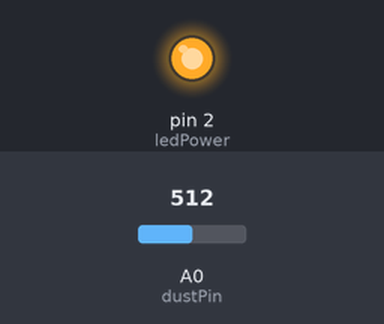
A sketch run on a simulated Arduino Uno, built with avr-gcc and run on an emulated ATmega328P. Parts: output pins drawn as LEDs (lit = HIGH). The test bench sets the inputs (shaded band); at power-on: A0 (dustPin) = 512. What the sketch prints to the serial monitor is not drawn.

Above: at 0.1 s.
Timing chart, 0 to 1.6 s (numbered marks = the images above):
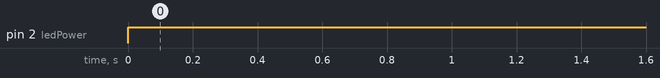

The sketch:

pm25_1.ino
```cpp
/*
 *  3000 + = 很差
    1050-3000 = 差
    300-1050 = 一般
    150-300 = 好
    75-150 = 很好
    0-75 = 非常好
 */
 float pm25=0;
int dustPin = 0;
float dustVal = 0;
int ledPower = 2;
int delayTime = 280;
int delayTime2 = 40;
float offTime = 9680;
void setup() {
  Serial.begin(9600);
  pinMode(ledPower, OUTPUT);
  pinMode(dustPin, INPUT);
}

void loop() {
  // ledPower is any digital pin on the arduino connected to Pin 3 on the sensor
  digitalWrite(ledPower, LOW);
  delayMicroseconds(delayTime);
  dustVal = analogRead(dustPin);
  delayMicroseconds(delayTime2);
  digitalWrite(ledPower, HIGH);
  delayMicroseconds(offTime);

  delay(1000);
  if (dustVal > 36.455)
  {
    pm25=(float(dustVal / 1024) - 0.0356) * 120000 * 0.035;
    Serial.println(pm25);
  }


}
```

Measured:
- by itself, pin 2 (ledPower): LOW → HIGH at 0.00 s
